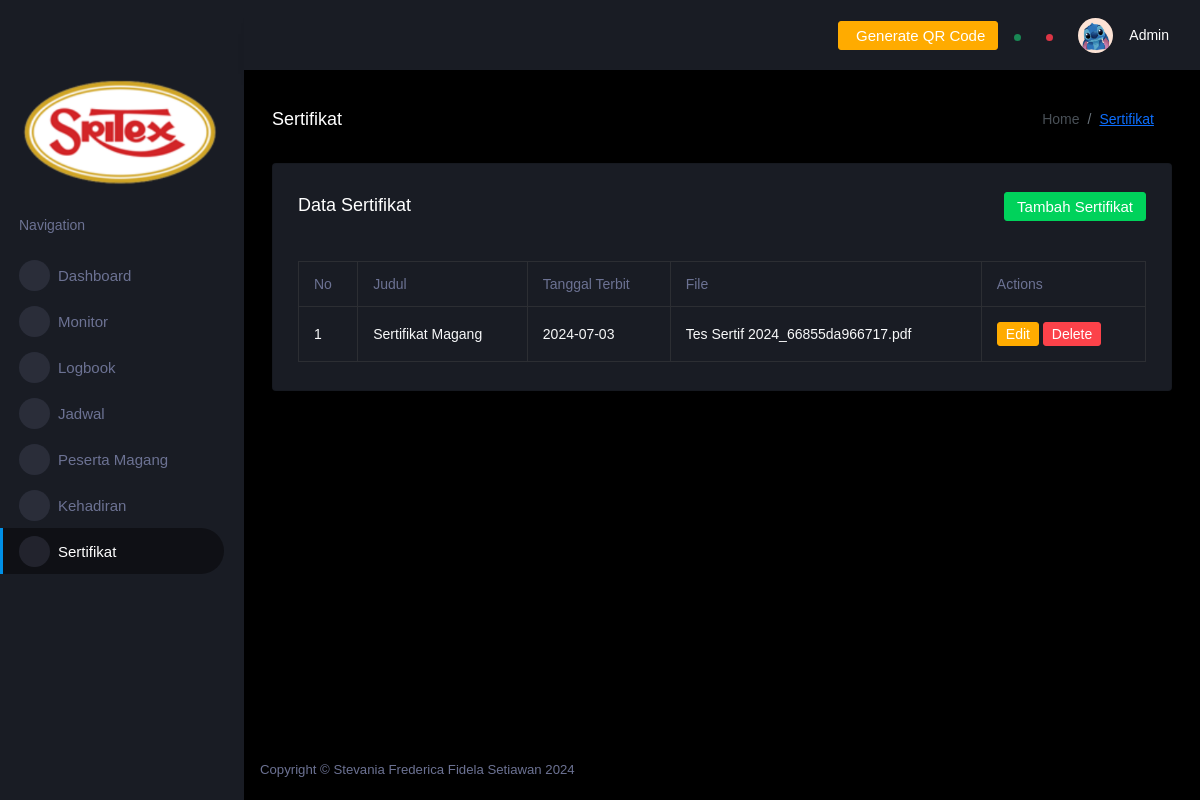
Screenshot of /index.php?page=sertifikat (signed in) with the database file from the repository.
### tables this page shows
CREATE TABLE IF NOT EXISTS `sertifikat` (
  `id_sertifikat` int NOT NULL AUTO_INCREMENT,
  `file_name` varchar(255) NOT NULL,
  `judul` varchar(255) NOT NULL,
  `tanggal_terbit` date NOT NULL,
  `created_at` timestamp NULL DEFAULT CURRENT_TIMESTAMP,
  PRIMARY KEY (`id_sertifikat`)
);

### pages/admin/sertifikat.php (the view, shortened to what this page needs)
<?php
include("pages/controller/connection.php");
$sql = "SELECT * FROM sertifikat";
$result = $conn->query($sql);
?>
<div class="content-wrapper">
    <div class="page-header">
        <h3 class="page-title"> Sertifikat </h3>
        <nav aria-label="breadcrumb">
            <ol class="breadcrumb">
                <li class="breadcrumb-item active" aria-current="page">Home</li>
                <li class="breadcrumb-item"><a href="?page=sertifikat">Sertifikat</a></li>
            </ol>
        </nav>
    </div>
    <div class="row">
        <div class="col-lg-12 grid-margin stretch-card">
            <div class="card">
                <div class="card-body ">
                    <div class="page-header">
                        <h4 class="card-title">Data Sertifikat</h4>
                        <nav aria-label="breadcrumb">
                            <button type="button" class="btn btn-success mb-3" data-toggle="modal" data-target="#addSertifikatModal">
                                Tambah Sertifikat
                            </button>
                        </nav>
                    </div>
                    <div class="table-responsive ">
                        <table class="table table-bordered text-light">
                            <thead>
                                <tr>
                                    <th> No </th>
                                    <th> Judul </th>
                                    <th> Tanggal Terbit </th>
                                    <th> File </th>
                                    <th> Actions </th>
                                </tr>
                            </thead>
                            <tbody>
                                <?php
                                if ($result->num_rows > 0) {
                                    $no = 1;
                                    while ($row = $result->fetch_assoc()) {
                                ?>
                                        <tr>
                                            <td><?php echo $no; ?></td>
                                            <td><?php echo $row['judul']; ?></td>
                                            <td><?php echo $row['tanggal_terbit']; ?></td>
                                            <td><?php echo $row['file_name']; ?></td>
                                            <td>
                                                <button type="button" class="btn btn-warning btn-sm edit-btn" data-id="<?php echo $row['id_sertifikat']; ?>">Edit</button>
                                                <button type="button" class="btn btn-danger btn-sm delete-btn" data-id="<?php echo $row['id_sertifikat']; ?>">Delete</button>
                                            </td>
                                        </tr>
                                    <?php
                                        $no++;
                                    }
                                } else {
                                    ?>
                                    <tr>
                                        <td colspan="5" class="text-center">Tidak ada data sertifikat saat ini.</td>
                                    </tr>
                                <?php
                                }
                                ?>
                            </tbody>
                        </table>
                    </div>
                </div>
            </div>
        </div>
    </div>
</div>

### rows the page displays
sertifikat: judul "Sertifikat Magang", tanggal_terbit "2024-07-03", file_name "Tes Sertif 2024_66855da966717.pdf"
